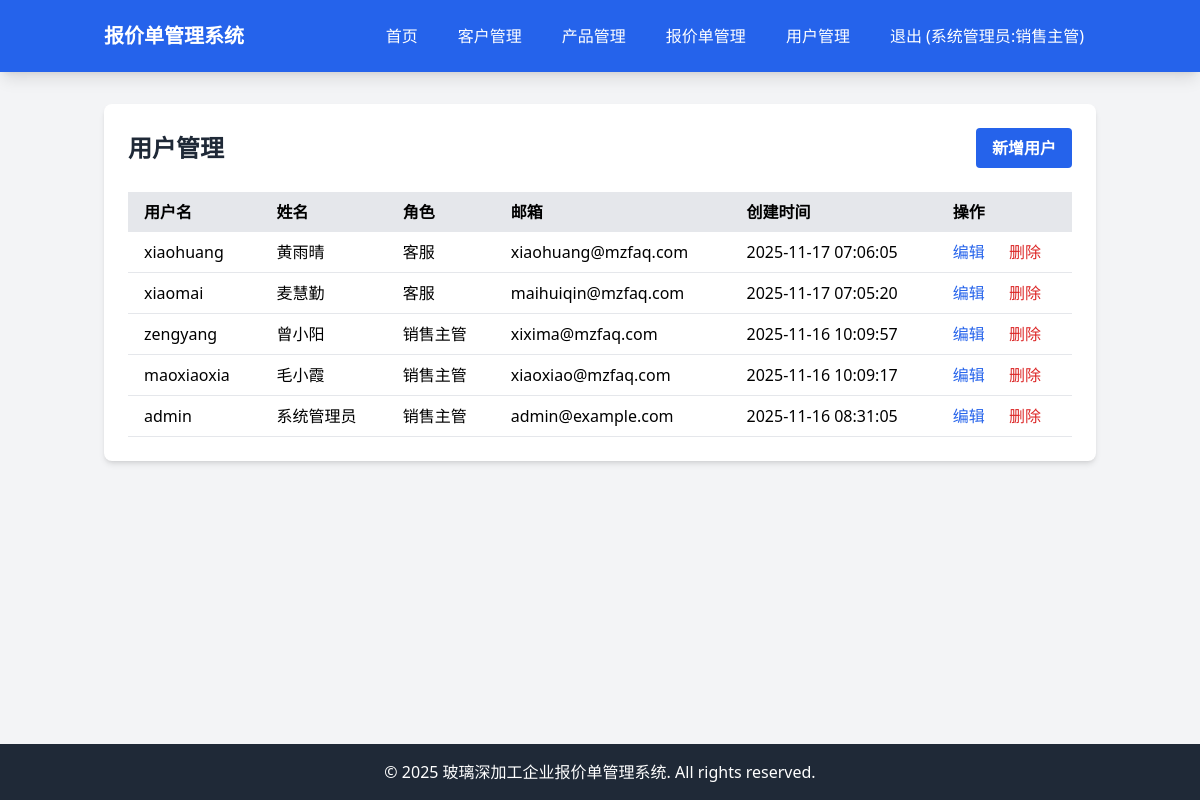
The app's page /users (signed in) with its own data.
### tables this page shows
CREATE TABLE users (id INTEGER PRIMARY KEY AUTOINCREMENT, username VARCHAR(50), password VARCHAR(255), role VARCHAR(20), name VARCHAR(100), email VARCHAR(100), created_at DATETIME DEFAULT CURRENT_TIMESTAMP, updated_at DATETIME DEFAULT CURRENT_TIMESTAMP);

### app/Controllers/Controller.php (called while the page is built, shortened)
<?php
class Controller
{
    protected $view;
    public function __construct()
    {
        $this->view = new View();
    }
    protected function render($view, $data = [])
    {
        return $this->view->render($view, $data);
    }
}

### app/Controllers/UserController.php (called while the page is built, shortened)
<?php
class UserController extends Controller
{
    protected $user;
    public function __construct()
    {
        $this->user = new User();
    }
    public function index()
    {
        $users = $this->user->query()
            ->orderBy('created_at', 'DESC')
            ->get();
        return $this->render('users/index', ['users' => $users]);
    }
}

### app/Models/Model.php (called while the page is built, shortened)
<?php
abstract class Model
{
    protected $connection;
    protected $table;
    public function __construct()
    {
        $this->connection = $this->getConnection();
    }
    protected function getConnection()
    {
        static $pdo = null;
        if ($pdo === null) {
            $config = require __DIR__ . '/../../config/database.php';
            $dbConfig = $config['connections'][$config['default']];
            if ($dbConfig['driver'] === 'mysql') {
                $dsn = "mysql:host={$dbConfig['host']};port={$dbConfig['port']};dbname={$dbConfig['database']};charset={$dbConfig['charset']}";
                $username = $dbConfig['username'] ?? '';
                $password = $dbConfig['password'] ?? '';
                $pdo = new PDO($dsn, $username, $password);
            } else {
                $dsn = "sqlite:{$dbConfig['database']}";
                $pdo = new PDO($dsn);
            }
            $pdo->setAttribute(PDO::ATTR_ERRMODE, PDO::ERRMODE_EXCEPTION);
            $pdo->setAttribute(PDO::ATTR_DEFAULT_FETCH_MODE, PDO::FETCH_ASSOC);
        }
        return $pdo;
    }
    public function query()
    {
        return new QueryBuilder($this->connection, $this->table);
    }
}

### app/Models/QueryBuilder.php (called while the page is built, shortened)
<?php
class QueryBuilder
{
    protected $connection;
    protected $table;
    protected $bindings = [];
    protected $orderBy = [];
    public function __construct($connection, $table)
    {
        $this->connection = $connection;
        $this->table = $table;
    }
    public function orderBy($column, $direction = 'ASC')
    {
        $this->orderBy[] = "{$column} {$direction}";
        return $this;
    }
    public function get()
    {
        $sql = $this->buildSelectQuery();
        $stmt = $this->connection->prepare($sql);
        $stmt->execute($this->bindings);
        return $stmt->fetchAll();
    }
    protected function buildSelectQuery()
    {
        $sql = "SELECT * FROM {$this->table}";
        if (!empty($this->orderBy)) {
            $sql .= " ORDER BY " . implode(', ', $this->orderBy);
        }
        return $sql;
    }
}

### resources/views/users/index.php (the view)
<div class="bg-white rounded-lg shadow-md p-6">
    <div class="flex justify-between items-center mb-6">
        <h1 class="text-2xl font-bold text-gray-800">用户管理</h1>
        <a href="/users/create" class="bg-blue-600 hover:bg-blue-700 text-white font-bold py-2 px-4 rounded">
            新增用户
        </a>
    </div>
    <div class="overflow-x-auto">
        <table class="min-w-full bg-white">
            <thead class="bg-gray-200">
                <tr>
                    <th class="py-2 px-4 text-left">用户名</th>
                    <th class="py-2 px-4 text-left">姓名</th>
                    <th class="py-2 px-4 text-left">角色</th>
                    <th class="py-2 px-4 text-left">邮箱</th>
                    <th class="py-2 px-4 text-left">创建时间</th>
                    <th class="py-2 px-4 text-left">操作</th>
                </tr>
            </thead>
            <tbody>
                <?php foreach ($users as $user): ?>
                <tr class="border-b">
                    <td class="py-2 px-4"><?= htmlspecialchars($user['username']) ?></td>
                    <td class="py-2 px-4"><?= htmlspecialchars($user['name']) ?></td>
                    <td class="py-2 px-4"><?= htmlspecialchars($user['role']) ?></td>
                    <td class="py-2 px-4"><?= htmlspecialchars($user['email']) ?></td>
                    <td class="py-2 px-4"><?= htmlspecialchars($user['created_at']) ?></td>
                    <td class="py-2 px-4">
                        <a href="/users/edit/<?= $user['id'] ?>" class="text-blue-600 hover:text-blue-900 mr-5">编辑</a>
                        <a href="/users/delete/<?= $user['id'] ?>" class="text-red-600 hover:text-red-900"
                           onclick="return confirm('确定要删除这个用户吗？')">删除</a>
                    </td>
                </tr>
                <?php endforeach; ?>
            </tbody>
        </table>
    </div>
</div>

### records on screen
users: username "xiaohuang", name "黄雨晴", role "客服", email "xiaohuang@mzfaq.com", created_at "2025-11-17 07:06:05"
users: username "xiaomai", name "麦慧勤", role "客服", email "maihuiqin@mzfaq.com", created_at "2025-11-17 07:05:20"
users: username "zengyang", name "曾小阳", role "销售主管", email "xixima@mzfaq.com", created_at "2025-11-16 10:09:57"
users: username "maoxiaoxia", name "毛小霞", role "销售主管", email "xiaoxiao@mzfaq.com", created_at "2025-11-16 10:09:17"
users: username "admin", name "系统管理员", role "销售主管", email "admin@example.com", created_at "2025-11-16 08:31:05"

### other values on screen
$_SESSION['name'] "系统管理员"
$_SESSION['role'] "销售主管"
